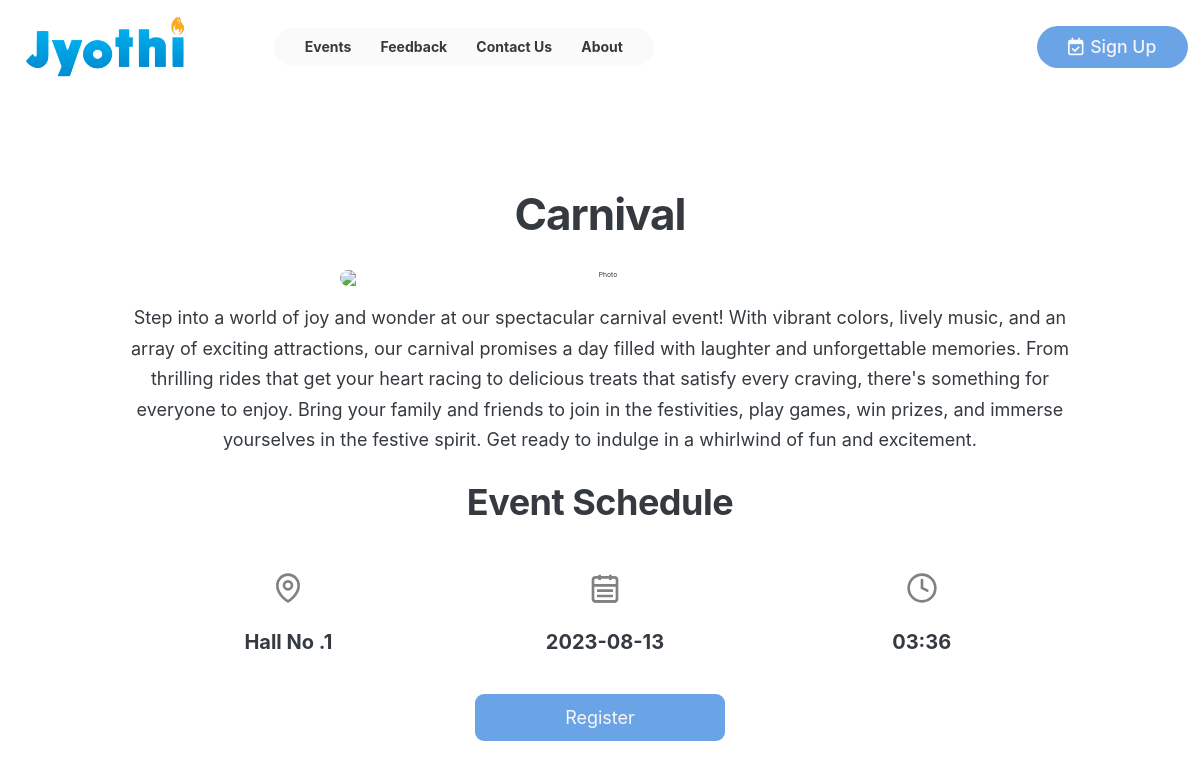
The page /1 on the database its author committed.
### eventportal/models.py (models this page shows, shortened)
class Event(db.Model):
    users = db.relationship(User)
    id = db.Column(db.Integer, primary_key=True)
    user_id = db.Column(db.Integer, db.ForeignKey('users.id'), nullable=False)
    title = db.Column(db.String(140), nullable=False)
    event_date = db.Column(db.String,nullable=False)
    event_time = db.Column(db.String,nullable=False)
    location = db.Column(db.String,nullable=False)
    description = db.Column(db.Text, nullable=False)
    calendar_id = db.Column(db.String,nullable=False)
    wallpaper = db.Column(db.String,nullable=False,default="nothing.jpg")

### eventportal/events/views.py (the view, shortened to what this page needs)
@events.route("/<int:event_id>",methods=["GET","POST"])
def event(event_id):
    event = Event.query.get_or_404(event_id)
    event_wallpaper = url_for('static',filename='event_wallpapers//'+event.wallpaper)
    return render_template("eventpage.html",id=event.id,title=event.title,location=event.location,event_date=event.event_date,event_time=event.event_time,description=event.description,event_wallpaper=event_wallpaper)

### eventportal/templates/eventpage.html (shortened to what this page needs)
{% extends "base.html" %} {% block content %}
<body>
  <div class="container">
    <header>
      <div class="header-text-box">
        <h1>{{ title }}</h1>
        <img src="{{ event_wallpaper }}" alt="Photo" class="eventimg" />
        <p class="header-text">{{ description }}</p>
        <h2>Event Schedule</h2>
        <div class="grid-3-cols">
          <div>
            <svg
              xmlns="http://www.w3.org/2000/svg"
              class="schedule-icon"
              fill="none"
              viewBox="0 0 24 24"
              stroke="currentColor"
            >
              <path
                stroke-linecap="round"
                stroke-linejoin="round"
                stroke-width="2"
                d="M12 22s-8-4.5-8-11.8A8 8 0 0112 2a8 8 0 018 8.2C20 17.5 12 22 12 22z"
              />
              <circle cx="12" cy="10" r="3" stroke-width="2" />
            </svg>
            <p class="schedule">
              <strong>{{location}}</strong>
            </p>
          </div>
          <div>
            <svg
              xmlns="http://www.w3.org/2000/svg"
              class="schedule-icon"
              fill="none"
              viewBox="0 0 24 24"
              stroke="currentColor"
            >
              <rect
                x="3"
                y="4"
                width="18"
                height="18"
                rx="2"
                ry="2"
                stroke-width="2"
              />
              <path
                d="M16 2v4M8 2v4M3 10h18M6 14h12M6 18h12M4 22h16"
                stroke-width="2"
              />
            </svg>
            <p class="schedule">
              <strong>{{event_date}}</strong>
            </p>
          </div>
          <div>
            <svg
              xmlns="http://www.w3.org/2000/svg"
              class="schedule-icon"
              fill="none"
              viewBox="0 0 24 24"
              stroke="currentColor"
            >
              <circle cx="12" cy="12" r="10" stroke-width="2" />
              <path d="M12 6v6l4 2" stroke-width="2" stroke-linecap="round" />
            </svg>
            <p class="schedule">
              <strong>{{event_time}}</strong>
            </p>
          </div>
        </div>
        <form method="POST">
          <input type="submit" class="regbtn regbtn--big" value="Register" />
        </form>
      </div>
    </header>
  </div>
   {% endblock %}

### eventportal/templates/base.html (shortened to what this page needs)
<!DOCTYPE html>
<html lang="en">
  <head>
    <link
      href="{{ url_for('static', filename='css/style.css') }}"
      rel="stylesheet"
      type="text/css"
    />
    <link
      href="{{ url_for('static', filename='css/queries.css') }}"
      rel="stylesheet"
      type="text/css"
    />
    <link
      href="{{ url_for('static', filename='css/admin.css') }}"
      rel="stylesheet"
      type="text/css"
    />
    <link
      href="{{ url_for('static', filename='css/admin_queries.css') }}"
      rel="stylesheet"
      type="text/css"
    />
    <link
      href="{{ url_for('static',filename='css/MorePages-queries.css') }}"
      rel="stylesheet"
      type="text/css"
    />
    <link
      href="{{ url_for('static',filename='css/MorePagres-style.css') }}"
      rel="stylesheet"
      type="text/css"
    />
    <link
      rel="stylesheet"
      href="{{ url_for('static',filename='css/base.css') }}"
    />
  </head>
  <body>
    <header class="navheader">
      <a href="{{ url_for('core.index') }}"
      >
      <a href="{{ url_for('core.index') }}">
        <img
          src="{{ url_for('static', filename='img/final.png') }}"
          class="navlogo"
          alt="logo of jyothi"
        />
      </a>
      <ul class="main-nav-list">
        <li>
          <a href="#events" class="nav-link">Events</a>
        </li>
        <li>
          <a href="#feedback" class="nav-link">Feedback</a>
        </li>
        <li>
          <a href="#footer" class="nav-link">Contact Us</a>
        </li>
        <li>
          <a href="https://www.jecc.ac.in/" class="nav-link">About</a>
        </li>
      </ul>
      <nav class="main-nav">
        <a
          href="{{ url_for('users.register') }}"
          class="navbtn solid-navbtn desktop-order nav-link"
          ><i class="fa-regular fa-calendar-check"></i> Sign Up</a
        >
      </nav>
    </header>
   {% block content %} {% endblock %}
  </body>
</html>

### eventportal/static/css/style.css (style rules this page uses)
*, *::before, *::after { box-sizing: border-box; }
* { margin: 0; padding: 0; }
:root { font-size: -1.3rem; }
html, body { font-family: "DM Sans", sans-serif; height: 100%; color: #555; font-size: 65%; scroll-behavior: smooth; }
img { display: block; max-width: 100%; }
input, button, select { font: inherit; }
a { text-decoration: none; color: inherit; }
ul { list-style-type: none; }

### eventportal/static/css/admin.css (style rules this page uses)
*, *::before, *::after { box-sizing: border-box; }
* { margin: 0; padding: 0; }
:root { font-size: -1.3rem; }
html, body { font-family: "DM Sans", sans-serif; height: 100%; color: #555; font-size: 65%; scroll-behavior: smooth; }
img { display: block; max-width: 100%; }
input, button, select { font: inherit; }
a { text-decoration: none; color: inherit; }
ul { list-style-type: none; }
.main-nav-list { list-style: none; display: flex; gap: 1.8rem; font-size: 1.7rem; font-weight: 700; background: #fafafa; border-radius: 50px; padding: 1rem 2rem; }
.main-nav-list a { padding: 1rem; transition: all 150ms ease-in-out; }

### eventportal/static/css/MorePagres-style.css (style rules this page uses)
*, *::before, *::after { box-sizing: border-box; }
* { margin: 0; padding: 0; }
:root { font-size: -1.3rem; }
html, body { font-family: "DM Sans", sans-serif; height: 100%; color: #555; font-size: 65%; scroll-behavior: smooth; }
ul { list-style-type: none; }

### eventportal/static/css/base.css (style rules this page uses)
*, *::before, *::after { box-sizing: border-box; }
* { margin: 0; padding: 0; }
:root { font-size: -1.3rem; }
html, body { font-family: "DM Sans", sans-serif; height: 100%; color: #555; font-size: 65%; scroll-behavior: smooth; }
img { display: block; max-width: 100%; }
input, button, select { font: inherit; }
a { text-decoration: none; color: inherit; }
ul { list-style-type: none; }
.navlogo { height: 6.5rem; left: 0; }
.navheader { display: flex; align-items: center; justify-content: space-between; height: 9rem; padding: 1rem 0rem; }
.main-nav { margin-right: 0.9rem; margin-left: auto; }
.main-nav-list { list-style: none; display: flex; gap: 0.8rem; font-size: 1.7rem; font-weight: 700; background: #fafafa; border-radius: 50px; padding: 1rem 2rem; left: 50%; margin-left: auto; }
.main-nav-list a { padding: 1rem; transition: all 150ms ease-in-out; justify-content: center; align-items: center; }
.navheader .solid-navbtn { padding: 1rem 3rem; }
.navheader .solid-navbtn i { color: #fafafa; margin-right: 0.2rem; }
.navbtn { border-radius: 50px; padding: 1rem 5rem; font-size: 1.7rem; margin: 0 0.3rem; font-weight: 500; transition: all 120ms ease-in-out; }
.solid-navbtn { background: #6ba3e7; color: rgb(245, 245, 245); }
@media (max-width: 1380px) { .main-nav-list { font-size: 14px; margin-left: 6rem; } }

### eventportal/templates/eventpage.html (style rules this page uses)
* { margin: 0; padding: 0; box-sizing: border-box; }
body { font-family: "Inter", sans-serif; color: #343a40; }
.container { width: 960px; margin: 0 auto; }
header, section { margin-bottom: 96px; }
h2 { margin-bottom: 48px; font-size: 36px; letter-spacing: -0.5px; }
.grid-3-cols { display: grid; grid-template-columns: repeat(3, 1fr); margin-left: 10px; align-self: center; text-align: center; }
.regbtn--big { font-size: 18px; padding: 13px 30px; border: 3px; border-radius: 9px; background-color: #6ba3e7; color: rgb(247, 247, 247); text-decoration: none; transition: background-color 0.3s, color 0.3s; width: 250px; margin-bottom: 10rem; cursor: pointer; }
header { grid-template-columns: repeat(2, 1fr); }
.header-text-box { align-self: center; text-align: center; }
h1 { margin-bottom: 32px; font-size: 44px; line-height: 1.1; letter-spacing: -1px; }
.header-text { margin-top: 17px; margin-bottom: 24px; font-size: 18px; line-height: 1.7; }
.schedule-icon { stroke: #818181; width: 32px; height: 32px; margin-bottom: 24px; }
.schedule { margin-bottom: 40px; font-size: 20px; }
.eventimg { width: 50rem; margin-left: auto; margin-right: auto; border-radius: 12px; }

### rows shown on the page
Event: title "Carnival", description "Step into a world of joy and wonder at our spectacular carnival event! With vibrant colors, lively music, and an array of exciting attractions, our carnival promises a day filled with laughter and unforgettable memories. From thrilling rides that get your heart racing to delicious treats that satisfy every craving, there's something for everyone to enjoy. Bring your family and friends to join in the festivities, play games, win prizes, and immerse yourselves in the festive spirit. Get ready to indulge in a whirlwind of fun and excitement.", location "Hall No .1", event_date "2023-08-13", event_time "03:36"
